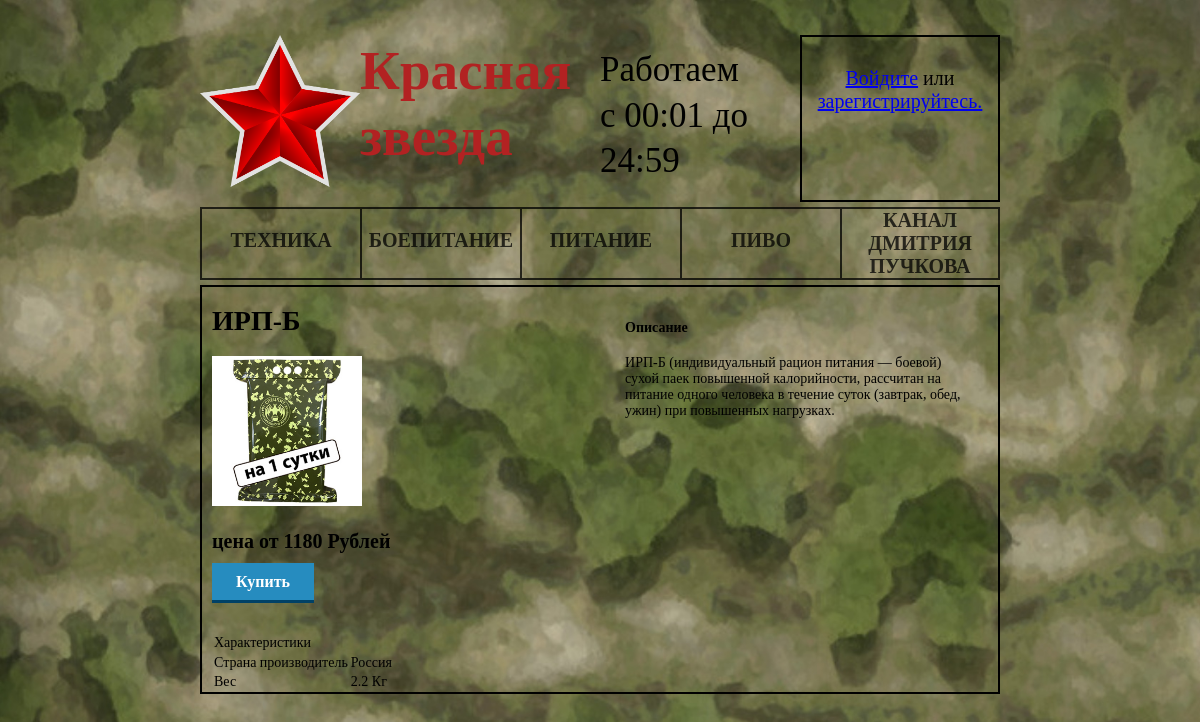
Page /products/combat_nutrion/irp-b/ on the committed database.
### products/models.py (models this page shows, shortened)
class CombatNutrion(models.Model):
    name = models.CharField("Боепитание", max_length=50)
    price = models.IntegerField("Цена", null=True)
    country = models.CharField("Страна производитель", max_length=50)
    description = models.TextField("Описание")
    weight = models.FloatField("Вес", null=True)
    category = models.ForeignKey(Category, verbose_name="Категория", on_delete=models.SET_NULL, null=True)
    image = models.ImageField("Главная фотография", upload_to="combat_nutrion/")
    url = models.SlugField(max_length=160, unique=True)
    class Meta:
        verbose_name = "Боепитание"
        verbose_name_plural = "Боепитание"

### products/views.py (the view)
# urls.py: path('combat_nutrion/<slug:slug>/', views.CombatNutrionDetailView.as_view(), name='combat_nutrion_detail'),
class CombatNutrionDetailView(View):
    def get(self, request, slug):
        product = CombatNutrion.objects.get(url=slug)
        return render(request, 'combat_nutrion/combat_nutrion_detail.html', {'product': product})

### templates/combat_nutrion/combat_nutrion_detail.html (shortened to what this page needs)
{% extends '../base.html' %}
{% block content %}
<div class="container">
    <div class="product__content">
        <div class="content__config">
            <div class="model">
                <h1>{{ product.name }}</h1>
                <a href="" rel="photo">
                    <img src="{{ product.image.url }}" class="img">
                </a>
                <div class="price"> <span class="ot">цена от  </span>{{ product.price }}<span class="rub">     Рублей</span>
                </div>
                <a href="{%  url 'buy' %}" class="button blue">Купить</a>
            </div>
            <div class="ttx">
                <div class="table">
                    <table cellpadding="1" cellspacing="1">
                        <tbody>
                            <tr class="head">
                                <td colspan="2">Характеристики</td>
                            </tr>
                        </tbody>
                        <tbody>
                            <tr>
                            <tr>
                                <td>Страна производитель</td>
                                <td>{{ product.country }}</td>
                            </tr>
                            <tr>
                                <td>Вес</td>
                                <td>{{ product.weight }} Кг</td>
                            </tr>
                       </tbody>
                    </table>
                </div>
            </div>
        </div>
        <div class="content__descr">
            <div class="text">
                <h4>Описание</h4>
                {{ product.description }}
            </div>
        </div>
    </div>
</div>
{% endblock content %}

### static/css/style.css (style rules this page uses)
body { margin: 0; font-size: 14px; background: url("../images/back.jpg"); background-size: cover; }
*, *:before, *:after { box-sizing: border-box; }
.container { width: 100%; max-width: 800px; margin: 0 auto; }
body .button { font-size: 16px; font-weight: bold; padding: 10px 24px 9px; text-decoration: none; display: inline-block; background: none; }
body .button.blue { color: #fff; background: #268cbf; border-bottom: 3px solid #004166; }
.product__content { display: flex; border: 2px solid black; }
.content__config { padding-left: 10px; width: 50%; display: inline-block; }
.content__config .model { margin-bottom: 30px; position: relative; }
.content__config .model .price { font-size: 20px; font-weight: bold; margin-bottom: 10px; }
.content__config .model .img { max-width: 150px; height: 150px; margin-bottom: 20px; }
.content__config .ttx { margin-top: 10px; text-align: left; }
.content__config .ttx .table { max-width: 536px; text-align: left; }
.content__descr { width: 50%; margin: 0 0 30px 10px; vertical-align: top; }
.content__descr .text { padding: 15px 20px; }

### rows in the picture
CombatNutrion: name "ИРП-Б", image (picture), price "1180", country "Россия", weight "2.2", description "ИРП-Б (индивидуальный рацион питания — боевой) сухой паек повышенной калорийности, рассчитан на питание одного человека в течение суток (завтрак, обед, ужин) при повышенных нагрузках."
